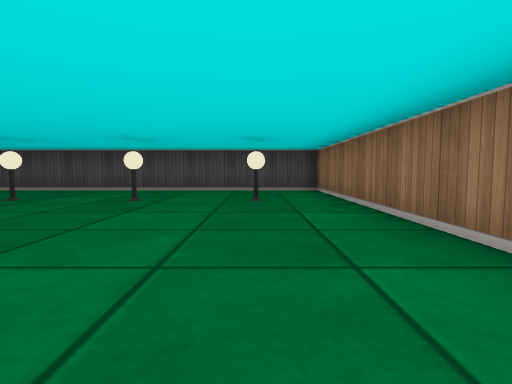
View 1 (above)

18 first-person views from a walk through a cub3D ray-caster map. The camera is about half as high as the walls, tilts 4° down and sees 80° across. The floor is counted in squares. Each view is taken from the middle of a square. On the plan, view 1 faces up. The plan holds only what a view shows up to about 9 squares ahead; the rest is blank. The place goes on beyond the plan.

View 2
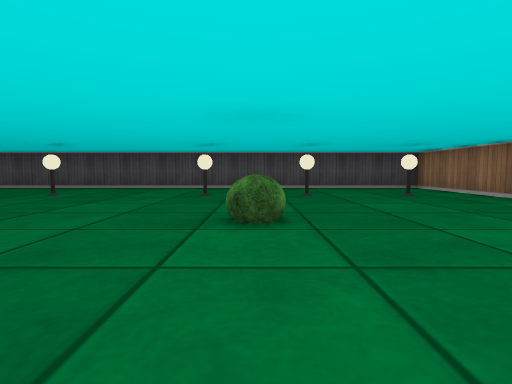

View 3
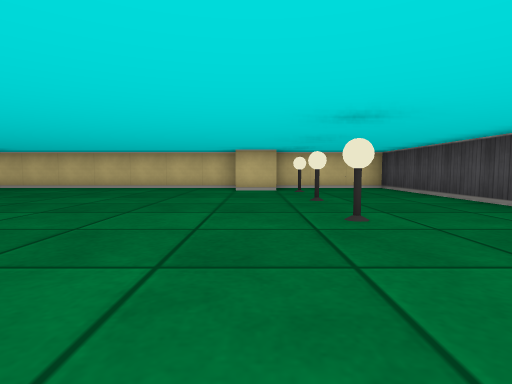

View 4
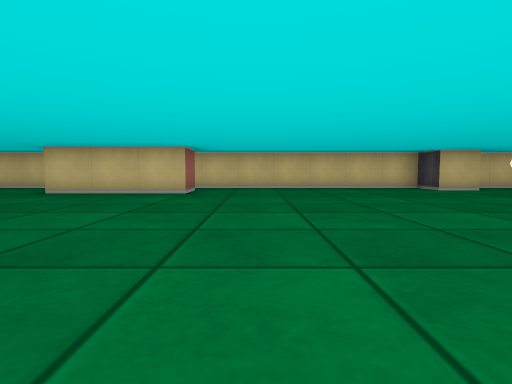

View 5
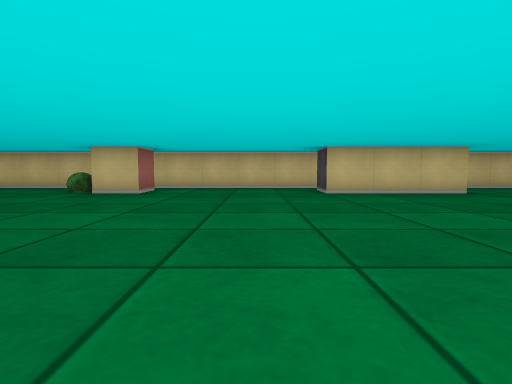

View 6
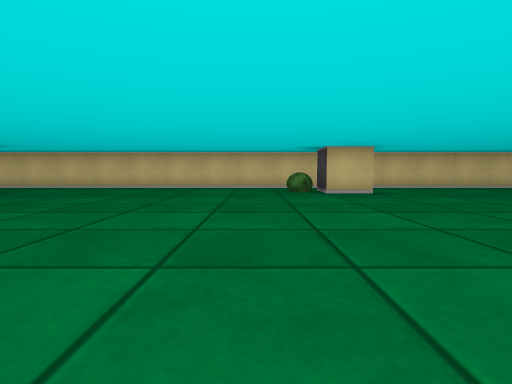

View 7
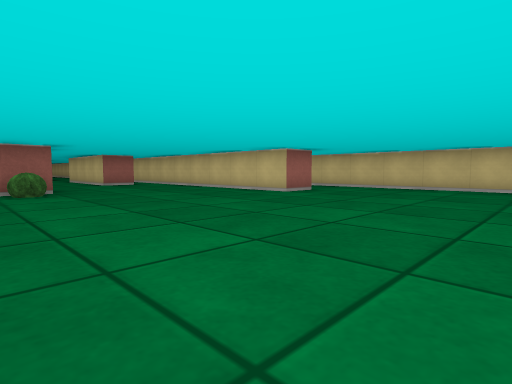

View 8
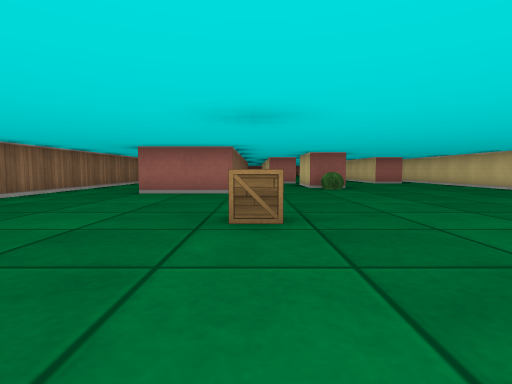

View 9
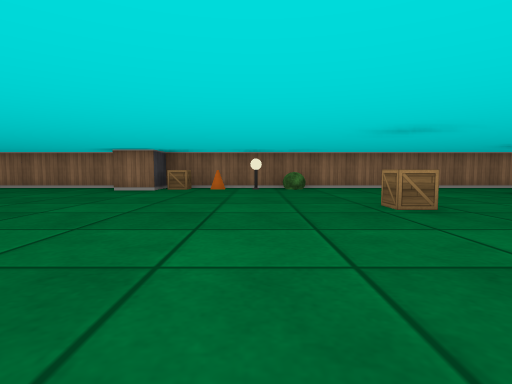

View 10
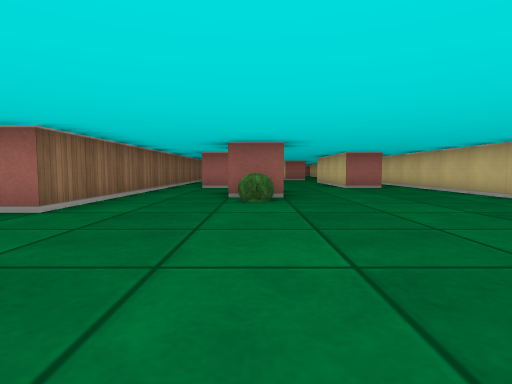

View 11
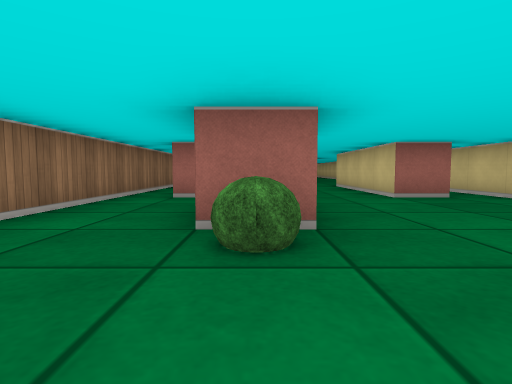

View 12
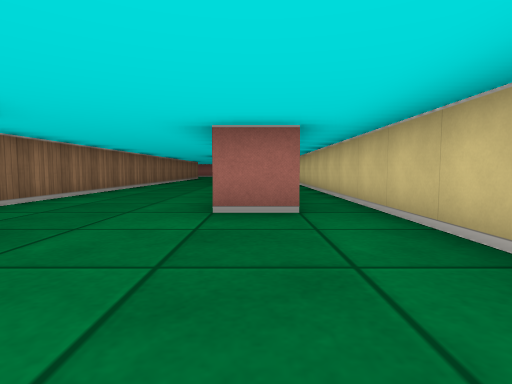

View 13
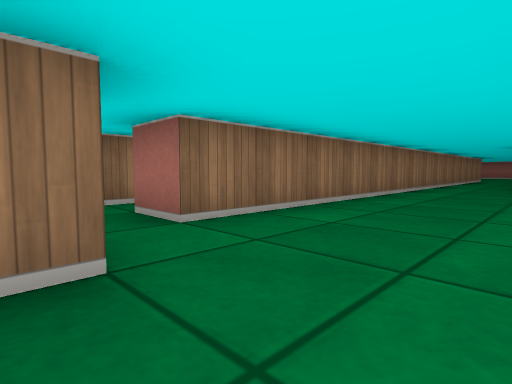

View 14
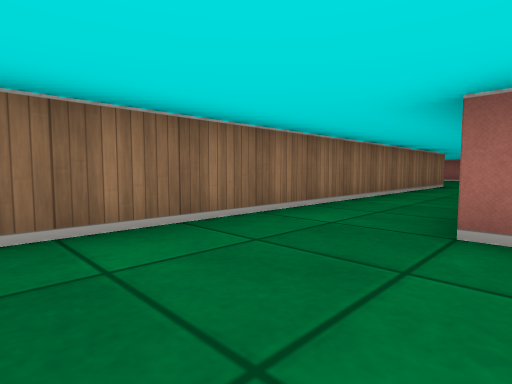

View 15
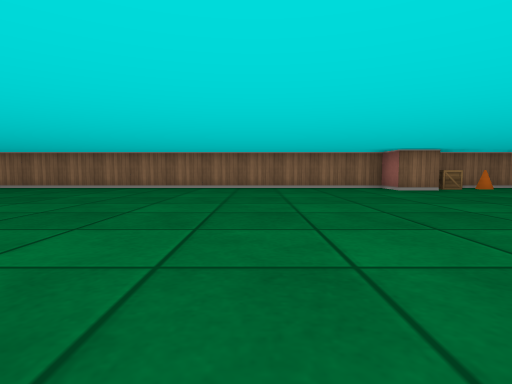

View 16
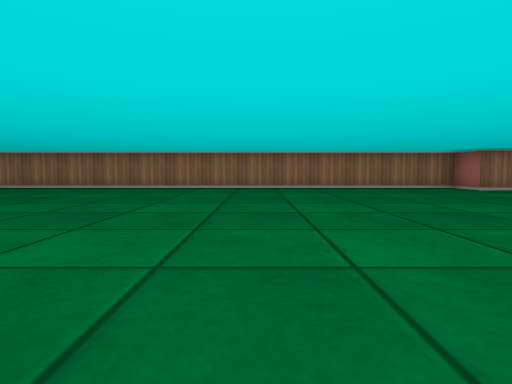

View 17
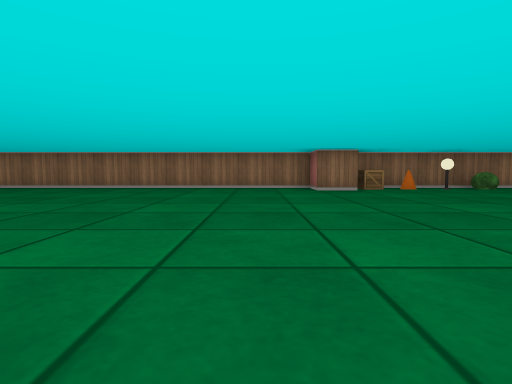

View 18
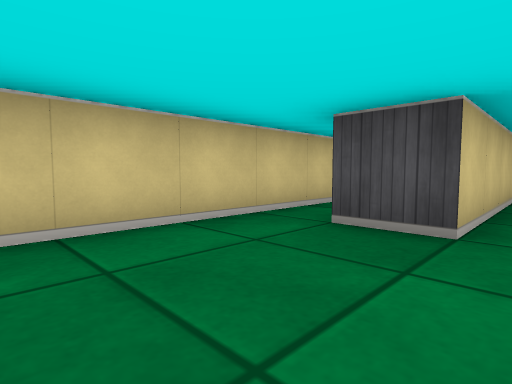

### Floor plan
Points are (right, up) in squares from view 1. A wall is a line through its corners. A room is listed if a view was taken in it or the views show most of it. See-through windows are left out.
Room 1 (views 1, 2, 3, 4, 5, 6, 7, 8, 9, 10, 11, 12, 13, 15, 16, 17)
walls: (-11.5, -9.5) (-10.5, -9.5) (-10.5, -10.5) (-11.5, -10.5); (-11.5, -2.5) (-10.5, -2.5) (-10.5, -5.5) (-11.5, -5.5); (-12.5, -4.9) (-12.5, -16.6); (-11.5, 4.6) (-11.5, 3.5) (-12.5, 3.5) (-12.5, -3.1); (-10.5, -17.5) (-9.5, -17.5) (-9.5, -23.5); (1.5, -18.4) (1.5, -10.5) (0.5, -10.5) (0.5, -9.5) (1.5, -9.5) (1.5, 7.5) (-12.5, 7.5) (-12.5, 4.5); (-5.6, -20.5) (-4.5, -20.5); (-2.5, -20.5) (-2.5, -18.5) (-0.5, -18.5); (-5.5, -22.6) (-5.5, -22); (-8.6, -23.5) (-7.5, -23.5)
ways out: opening at (-7.3, -23.7) to room 2; opening at (-3.5, -21.5) to room 2; opening at (-11.5, -17.5); opening at (0.5, -19)
objects: bush (-11, -11); lamp (-11, 5); lamp (-9, 5); lamp (-7, 5); bush (-5, -20); lamp (-4, 5); crate (-3, -15); bush (-3, 2); lamp (-2, 5); lamp (0, 5); bush (1, -14); lamp (1, -13); cone (1, -12); crate (1, -11)
Room 2 (views 14, 18)
walls: (-7.5, -23.5) (-7.5, -27.5) (-8.5, -27.5); (-9.5, -23.5) (-9.5, -29.9); (-2.5, -23.4) (-2.5, -20.5); (-4.5, -30.5) (-4.5, -23.5) (-3.5, -23.5); (-4.5, -20.5) (-4.5, -21)
ways out: opening at (-7.3, -23.7) to room 1; opening at (-3.5, -21.5) to room 1; opening at (-7, -29.8); opening at (-3, -23)

Where each view was taken, in squares from view 1:
view 1: 0 up, 0 right, facing up
view 2: 1 down, 3 left, facing up
view 3: 4 up, 4 left, facing left
view 4: 1 down, 4 left, facing left
view 5: 7 down, 4 left, facing left
view 6: 12 down, 4 left, facing left
view 7: 13 down, 4 left, facing down-left
view 8: 12 down, 3 left, facing down
view 9: 13 down, 7 left, facing right
view 10: 15 down, 5 left, facing down
view 11: 18 down, 5 left, facing down
view 12: 20 down, 8 left, facing down
view 13: 22 down, 7 left, facing down-right
view 14: 28 down, 7 left, facing down-right
view 15: 6 down, 7 left, facing right
view 16: 4 down, 7 left, facing right
view 17: 8 down, 7 left, facing right
view 18: 30 down, 7 left, facing up-left
